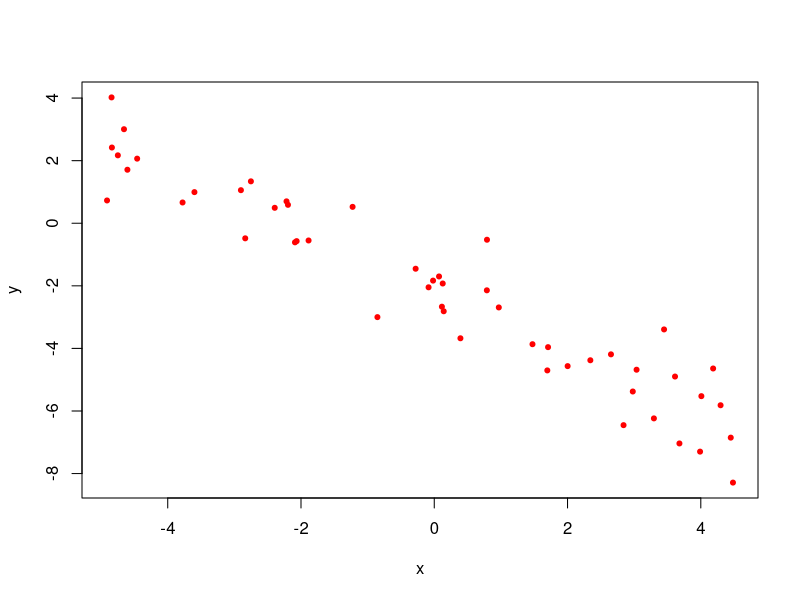

Write the R code that produced this figure.
# Generate some data
n=50
x <- runif(n, -5, 5)
beta <- runif(2, -3, 3)
y <- beta[1] + beta[2] * x   + rnorm(n)

# Plot
plot(x, y, pch=20,col='red')


# model
g=lm(y~x)
summary(g)

#function fit linear model and plot
model.plot<-function(y,x){
  fit=lm(y~x)
  fit
}
